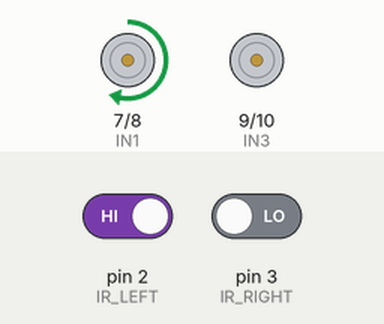
This sketch was run on a simulated Arduino Uno, built with avr-gcc and run on an emulated ATmega328P. Parts: motor-driver pin pairs drawn as motors (green arrow = first pin HIGH = forward, orange = second pin HIGH = backward, longer = more drive, scaled by the enable pin). The test bench sets the inputs (shaded band); at power-on: pin 2 (IR_LEFT) HIGH, pin 3 (IR_RIGHT) LOW.

Above: at 1.2 s.
1.3 s: pin 2 (IR_LEFT) driven LOW
At 2.3 s:
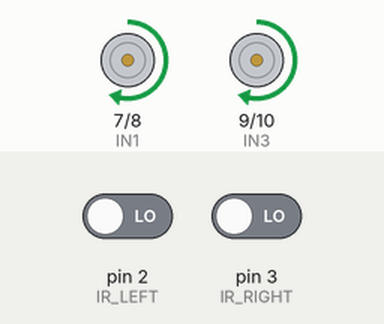
2.8 s: pin 3 (IR_RIGHT) driven HIGH
At 3.5 s:
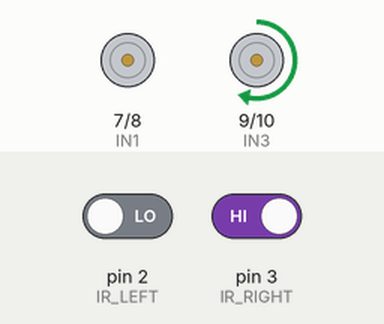
4.3 s: pin 2 (IR_LEFT) driven HIGH
At 4.6 s:
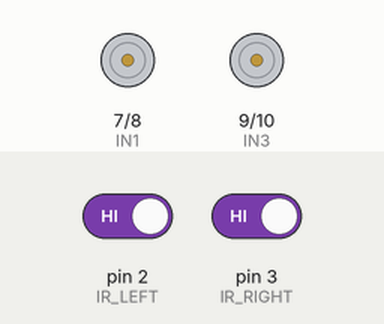
Timing chart, 0 to 7.3 s (numbered marks = the images above; inputs shaded):
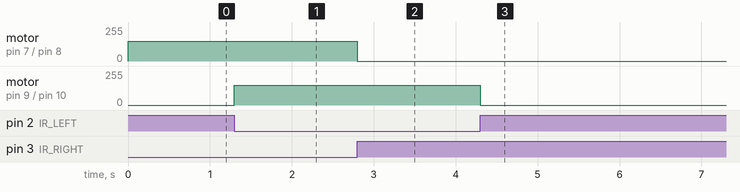

The sketch:

smartrobot.ino
```cpp
// Define IR sensor pins
#define IR_LEFT 2
#define IR_RIGHT 3

// Motor A (Right side motors)
#define ENA 6
#define IN1 7
#define IN2 8

// Motor B (Left side motors)
#define ENB 11
#define IN3 9
#define IN4 10

void setup() {
  // Set motor pins as outputs
  pinMode(ENA, OUTPUT);
  pinMode(IN1, OUTPUT);
  pinMode(IN2, OUTPUT);
  pinMode(ENB, OUTPUT);
  pinMode(IN3, OUTPUT);
  pinMode(IN4, OUTPUT);

  // Set IR sensor pins as inputs
  pinMode(IR_LEFT, INPUT);
  pinMode(IR_RIGHT, INPUT);
}

void loop() {
  // Read IR sensor values
  bool leftSensor = digitalRead(IR_LEFT);
  bool rightSensor = digitalRead(IR_RIGHT);

  // Both sensors detect black line → go forward
  if (leftSensor == LOW && rightSensor == LOW) {
    moveForward();
  }
  // Right sensor is off the line → turn left
  else if (leftSensor == LOW && rightSensor == HIGH) {
    turnLeft();
  }
  // Left sensor is off the line → turn right
  else if (leftSensor == HIGH && rightSensor == LOW) {
    turnRight();
  }
  // Both sensors off the line → stop
  else {
    stopMotors();
  }
}

// Move both sides forward
void moveForward() {
  digitalWrite(IN1, HIGH);
  digitalWrite(IN2, LOW);
  digitalWrite(IN3, HIGH);
  digitalWrite(IN4, LOW);

  analogWrite(ENA, 150); // Speed for right motor
  analogWrite(ENB, 150); // Speed for left motor
}

// Turn right by stopping left motors
void turnRight() {
  digitalWrite(IN1, HIGH);
  digitalWrite(IN2, LOW);
  digitalWrite(IN3, LOW);
  digitalWrite(IN4, LOW);

  analogWrite(ENA, 150); // Right side moving
  analogWrite(ENB, 0);   // Left side stopped
}

// Turn left by stopping right motors
void turnLeft() {
  digitalWrite(IN1, LOW);
  digitalWrite(IN2, LOW);
  digitalWrite(IN3, HIGH);
  digitalWrite(IN4, LOW);

  analogWrite(ENA, 0);   // Right side stopped
  analogWrite(ENB, 150); // Left side moving
}

// Stop all motors
void stopMotors() {
  digitalWrite(IN1, LOW);
  digitalWrite(IN2, LOW);
  digitalWrite(IN3, LOW);
  digitalWrite(IN4, LOW);

  analogWrite(ENA, 0);
  analogWrite(ENB, 0);
}
```

Measured:
- after the input at 1.3 s, motor on pin 9 (IN3) / pin 10 (IN4): stopped → forward 150/255 at once
- after the input at 2.8 s, motor on pin 7 (IN1) / pin 8 (IN2): forward 150/255 → stopped at once
- after the input at 4.3 s, motor on pin 9 (IN3) / pin 10 (IN4): forward 150/255 → stopped at once
